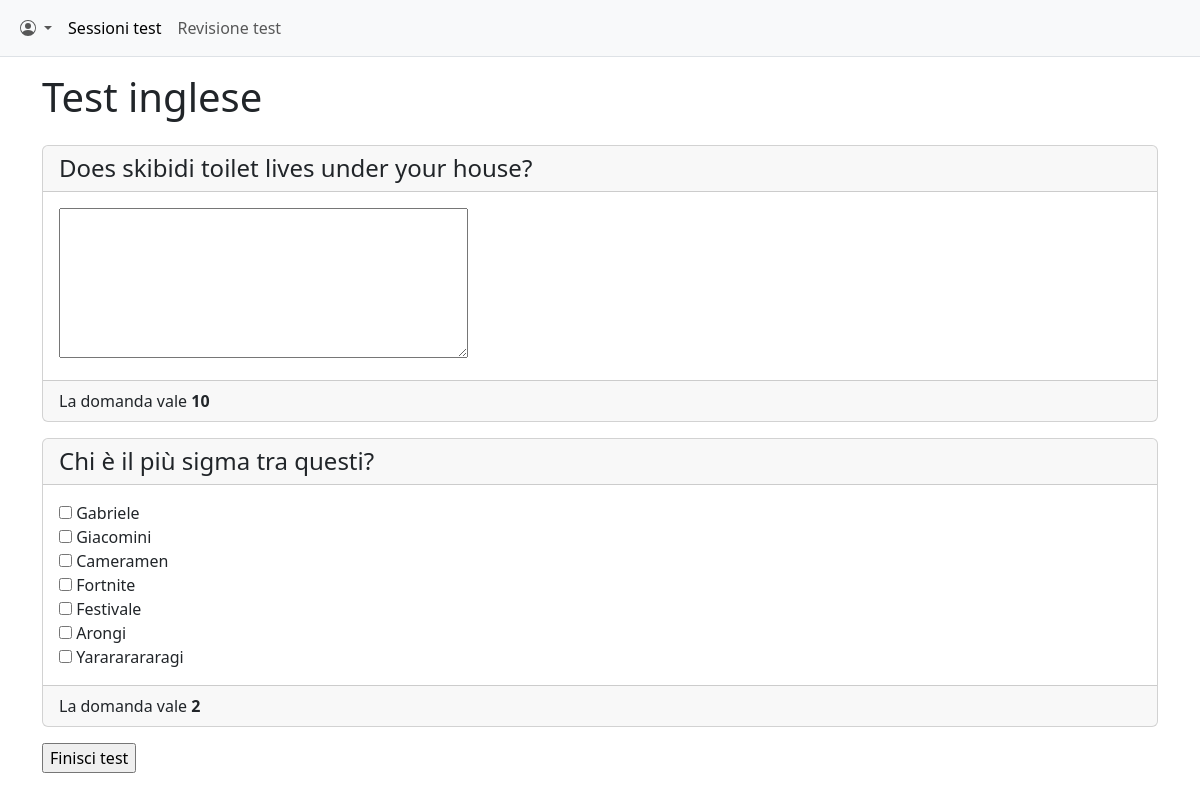
The page /templates/sessione/view.php?id=1&id_sessione_test=1 (signed in) on the database its author committed.
### tables this page shows
CREATE TABLE `test` (
  `id` int(11) NOT NULL,
  `id_docente` int(11) NOT NULL,
  `titolo` varchar(255) NOT NULL,
  `descrizione` text DEFAULT NULL
);

CREATE TABLE `domanda` (
  `id` int(11) NOT NULL,
  `id_test` int(11) NOT NULL,
  `tipo` enum('multipla','aperta') NOT NULL,
  `testo_domanda` text NOT NULL,
  `punteggio` int(11) NOT NULL
);

CREATE TABLE `domanda_multipla` (
  `id` int(11) NOT NULL,
  `id_domanda` int(11) NOT NULL,
  `testo_opzione` varchar(255) NOT NULL,
  `corretta` tinyint(1) NOT NULL
);

### include/db.php (called while the page is built, shortened)
<?php
function normalize($conn, $value) {
    return $conn->real_escape_string(htmlspecialchars($value));
}

### templates/sessione/view.php (the view, shortened to what this page needs)
<?php
if (isset($_GET['id'])) {
    require "../../include/db.php";
    $conn = accediDb();
    $id_test = normalize($conn, $_GET['id']);
    $sql = "SELECT * FROM test WHERE id=$id_test";
    $result_test = $conn->query($sql);
    if ($result_test->num_rows == 1) {
        $test = $result_test->fetch_assoc();
        $titolo = $test['titolo'];
    } else {
    }
} else {
}
?>
<!DOCTYPE html>
<html lang="en">
<head>
    <link href="https://cdn.jsdelivr.net/npm/bootstrap@5.3.3/dist/css/bootstrap.min.css" rel="stylesheet">
</head>
<body>
    <?php require "../helpers/studente_navbar.php"; ?>
    <div class="container">
        <h1 class="my-3"><?= $titolo ?></h1>
        <form action="elabora.php" method="post">
            <?php
            $sql = "SELECT * FROM domanda WHERE id_test=$id_test";
            $result_domande = $conn->query($sql);
            while ($domanda = $result_domande->fetch_assoc()):
            $id_domanda = $domanda['id'];
            ?>
            <div class="card mb-3">
                <h4 class="card-header"><?= $domanda['testo_domanda'] ?></h4>
                <div class="card-body">
                    <?php
                    switch ($domanda['tipo']):
                    case "multipla":
                    $sql = "SELECT COUNT(corretta) AS conto_corrette FROM domanda_multipla WHERE corretta=1 AND id_domanda=".$id_domanda;
                    $result_conto_corrette = $conn->query($sql);
                    $conto_corrette = $result_conto_corrette->fetch_assoc();
                    $numero_corrette = $conto_corrette['conto_corrette'];
                    $sql = "SELECT * FROM domanda_multipla WHERE id_domanda=".$id_domanda;
                    $result_opzioni_multipla = $conn->query($sql);
                    while ($opzione_scelta_multipla = $result_opzioni_multipla->fetch_assoc()):
                        $id_input = $id_domanda." ".$opzione_scelta_multipla['id'];
                    ?>
                    <?php if ($numero_corrette == 1): ?>
                        <input type="radio" name="<?= $id_domanda ?>"
                            id="<?= $id_input ?>" value="<?= $opzione_scelta_multipla['id'] ?>">
                        <label for="<?= $id_input ?>"><?= $opzione_scelta_multipla['testo_opzione'] ?></label>
                        <br>
                    <?php else: ?>
                        <input type="checkbox" name="<?= $id_domanda ?>[]"
                            id="<?= $id_input ?>" value="<?= $opzione_scelta_multipla['id'] ?>">
                        <label for="<?= $id_input ?>"><?= $opzione_scelta_multipla['testo_opzione'] ?></label>
                        <br>
                    <?php endif; ?>
                    <?php endwhile; ?>
                    <?php break; ?>
                    <?php case "aperta": ?>
                    <textarea style="resize: both;" name="<?= $id_domanda ?>" cols="42" rows="6"></textarea>
                    <?php break; ?>
                    <?php endswitch; ?>
                </div>
                <div class="card-footer">La domanda vale <b><?= $domanda['punteggio'] ?></b></div>
            </div>
            <?php endwhile; ?>
            <input type="submit" value="Finisci test" name="invia" class="mb-4">
        </form>
    </div>
</body>
</html>

### templates/helpers/studente_navbar.php (shortened to what this page needs)
<?php
function getSiteUrl() {
    if (
        isset($_SERVER['HTTPS']) &&
        ($_SERVER['HTTPS'] == 'on' || $_SERVER['HTTPS'] == 1) ||
        isset($_SERVER['HTTP_X_FORWARDED_PROTO']) &&
        $_SERVER['HTTP_X_FORWARDED_PROTO'] == 'https'
    ) {
        $protocol = 'https://';
    }
    else {
        $protocol = 'http://';
    }
    return $protocol.$_SERVER['HTTP_HOST'].'/';
}
$site_url = getSiteUrl();
$current_page = (isset($_SESSION['current_page'])) ? $_SESSION['current_page'] : "";
?>
<nav class="navbar navbar-expand-sm bg-body-tertiary border-bottom border-body sticky-top">
    <div class="container-fluid">
        <div class="collapse navbar-collapse" id="navbarTogglerDemo01">
            <ul class="navbar-nav me-auto mb-2 mb-lg-0">
                <li class="nav-item d-flex align-items-center">
                    <a class="nav-link dropdown-toggle d-flex align-items-center gap-1" role="button" data-bs-toggle="dropdown" aria-expanded="false">
                    </a>
                </li>
                <li class="nav-item">
                    <a class="nav-link <?= ($current_page == "sessione") ? "active" : "" ?>" <?= ($current_page == "sessione") ? "aria-current=\"page\"" : "" ?> href="<?= $site_url ?>quiz/templates/sessione/">Sessioni test</a>
                </li>
                <li class="nav-item">
                    <a class="nav-link <?= ($current_page == "revisione") ? "active" : "" ?>" <?= ($current_page == "revisione") ? "aria-current=\"page\"" : "" ?> href="<?= $site_url ?>quiz/templates/revisione/studente/">Revisione test</a>
                </li>
            </ul>
        </div>
    </div>
</nav>

### rows shown on the page
test: titolo "Test inglese"
domanda: testo_domanda "Does skibidi toilet lives under your house?", punteggio "10"
domanda: testo_domanda "Chi è il più sigma tra questi?", punteggio "2"
domanda_multipla: testo_opzione "Gabriele"
domanda_multipla: testo_opzione "Giacomini"
domanda_multipla: testo_opzione "Cameramen"
domanda_multipla: testo_opzione "Fortnite"
domanda_multipla: testo_opzione "Festivale"
domanda_multipla: testo_opzione "Arongi"
domanda_multipla: testo_opzione "Yarararararagi"
